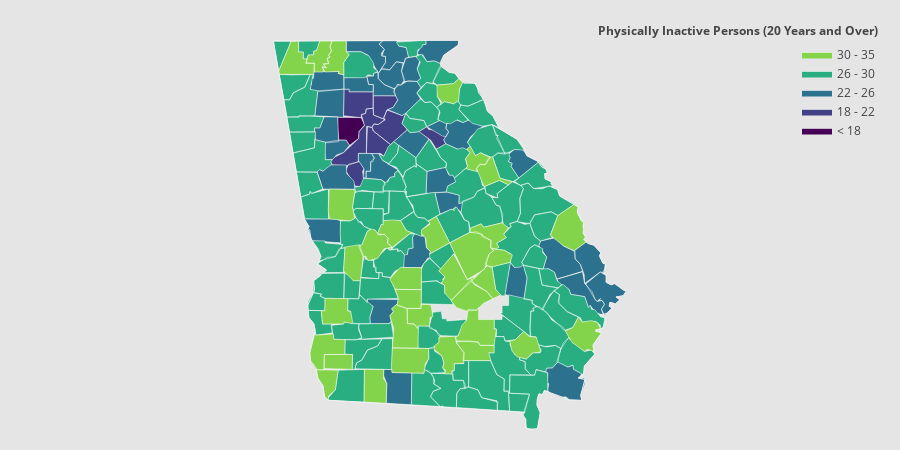

Notebook cell for this chart:
### Markdown cell above
It's unclear so far why county regions for Ben Hill and Jeff Davis are empty. Is there an error in the downloaded dataset from plotly? There is data for them...

### Code cell
make_plot(fips, values, num_bins, title)

### Figure 1 — Plotly figure (JSON) as saved in the notebook; plotly's stock layout.template omitted (floating-point values rounded to 4 significant figures; data arrays with more than 128 entries replaced by an {"elided": "..."} marker saying what was removed)
{"data": [{"fill": "toself", "fillcolor": "rgb(68, 1, 84)", "hoverinfo": "none", "line": {"color": "rgb(255,255,255)", "width": 0.5}, "mode": "lines", "name": "< 18", "type": "scatter", "x": [-84.74, -84.74, -84.42, -84.37, -84.45, -84.46, -84.58, -84.62, -84.72, -84.74, null], "y": [33.96, 34.08, 34.07, 33.99, 33.91, 33.83, 33.74, 33.8, 33.81, 33.96, null]}, {"fill": "toself", "fillcolor": "rgb(66, 64, 134)", "hoverinfo": "none", "line": {"color": "rgb(255,255,255)", "width": 0.5}, "mode": "lines", "name": "18 - 22", "type": "scatter", "x": [-84.66, -84.65, -84.58, -84.58, -84.26, -84.26, -84.35, -84.36, -84.42, -84.42, -84.66, null, -84.35, -84.34, -84.27, -84.26, -84.02, -84.12, -84.15, -84.35, -84.35, null, -84.63, -84.59, -84.44, -84.38, -84.4, -84.38, -84.43, -84.5, -84.63, null, -84.26, -84.26, -83.96, -83.93, -83.99, -84.08, -84.12, -84.1, -84.25, -84.26, null, -84.85, -84.82, -84.83, -84.8, -84.66, -84.46, -84.45, -84.38, -84.42, -84.36, -84.35, -84.26, -84.25, -84.1, -84.19, -84.25, -84.28, -84.35, -84.35, -84.46, -84.46, -84.61, -84.85, null, -84.28, -84.25, -84.19, -84.1, -84.12, -84.07, -83.87, -83.82, -83.87, -83.8, -84.02, -84.26, -84.28, null, -83.65, -83.54, -83.51, -83.42, -83.28, -83.31, -83.28, -83.41, -83.48, -83.65, null], "y": [34.1, 34.41, 34.41, 34.38, 34.38, 34.19, 34.18, 34.12, 34.11, 34.07, 34.1, null, 33.68, 33.97, 33.96, 33.91, 33.75, 33.61, 33.65, 33.65, 33.68, null, 33.44, 33.52, 33.55, 33.46, 33.44, 33.32, 33.26, 33.26, 33.44, null, 34.21, 34.34, 34.33, 34.29, 34.2, 34.16, 34.07, 34.05, 34.1, 34.21, null, 33.51, 33.52, 33.55, 33.6, 33.66, 33.83, 33.91, 33.98, 34.11, 34.12, 34.18, 34.19, 34.1, 34.05, 33.99, 34.0, 33.96, 33.97, 33.65, 33.65, 33.55, 33.5, 33.51, null, 33.96, 34.0, 33.99, 34.05, 34.07, 34.16, 34.1, 34.13, 34.0, 33.93, 33.75, 33.91, 33.96, null, 33.91, 33.97, 33.93, 33.93, 33.85, 33.81, 33.76, 33.7, 33.8, 33.91, null]}, {"fill": "toself", "fillcolor": "rgb(44, 114, 142)", "hoverinfo": "none", "line": {"color": "rgb(255,255,255)", "width": 0.5}, "mode": "lines", "name": "22 - 26", "type": "scatter", "x": {"elided": "422 float values"}, "y": {"elided": "422 float values"}}, {"fill": "toself", "fillcolor": "rgb(40, 174, 128)", "hoverinfo": "none", "line": {"color": "rgb(255,255,255)", "width": 0.5}, "mode": "lines", "name": "26 - 30", "type": "scatter", "x": {"elided": "1052 float values"}, "y": {"elided": "1052 float values"}}, {"fill": "toself", "fillcolor": "rgb(132, 212, 75)", "hoverinfo": "none", "line": {"color": "rgb(255,255,255)", "width": 0.5}, "mode": "lines", "name": "30 - 35", "type": "scatter", "x": {"elided": "437 float values"}, "y": {"elided": "437 float values"}}, {"fill": "toself", "fillcolor": "rgb(253, 231, 37)", "hoverinfo": "none", "line": {"color": "rgb(255,255,255)", "width": 0.5}, "mode": "lines", "name": "> 35", "type": "scatter", "x": [], "y": []}, {"hoverinfo": "text", "legendgroup": "centroids", "marker": {"color": "white", "opacity": 0}, "mode": "markers", "name": "US Counties", "selected": {"marker": {"color": "white", "opacity": 1, "size": 3}}, "showlegend": false, "text": {"elided": "157 str values"}, "type": "scatter", "unselected": {"marker": {"opacity": 0}}, "x": {"elided": "157 float values"}, "y": {"elided": "157 float values"}}, {"hoverinfo": "text", "legendgroup": "States", "line": {"color": "rgb(240, 240, 240)", "width": 1}, "mode": "lines", "showlegend": false, "type": "scatter", "x": [-81.28, -81.28, -81.27, -81.27, -81.28, null, -85.61, -83.1, -83.11, -83.31, -83.35, -83.34, -83.23, -83.16, -83.03, -82.9, -82.86, -82.84, -82.75, -82.72, -82.64, -82.56, -82.32, -82.25, -82.19, -82.05, -81.99, -81.93, -81.91, -81.94, -81.94, -81.85, -81.86, -81.83, -81.85, -81.77, -81.74, -81.49, -81.5, -81.42, -81.43, -81.39, -81.42, -81.37, -81.28, -81.19, -81.21, -81.16, -81.13, -81.12, -81.16, -81.12, -81.12, -81.05, -81.0, -80.88, -80.84, -80.88, -80.98, -80.93, -80.99, -81.07, -81.08, -81.04, -81.1, -81.2, -81.13, -81.13, -81.17, -81.26, -81.18, -81.29, -81.27, -81.41, -81.42, -81.49, -81.4, -81.46, -81.44, -81.61, -81.95, -81.97, -82.02, -82.04, -82.05, -82.01, -82.04, -82.16, -82.2, -82.2, -82.24, -82.21, -84.86, -84.91, -84.94, -85.01, -85.03, -85.11, -85.11, -85.04, -85.06, -85.13, -85.14, -85.05, -85.06, -84.89, -85.01, -84.96, -85.11, -85.11, -85.14, -85.12, -85.18, -85.61, null, null], "y": [31.31, 31.31, 31.31, 31.3, 31.31, null, 34.98, 35.0, 34.93, 34.81, 34.73, 34.68, 34.61, 34.6, 34.48, 34.49, 34.46, 34.37, 34.27, 34.15, 34.09, 33.95, 33.82, 33.75, 33.62, 33.56, 33.49, 33.46, 33.41, 33.41, 33.34, 33.31, 33.29, 33.26, 33.25, 33.22, 33.14, 33.01, 32.94, 32.82, 32.7, 32.65, 32.63, 32.58, 32.56, 32.46, 32.42, 32.34, 32.34, 32.29, 32.24, 32.19, 32.12, 32.09, 32.1, 32.02, 32.02, 31.96, 31.94, 31.91, 31.86, 31.88, 31.83, 31.81, 31.75, 31.72, 31.7, 31.63, 31.56, 31.55, 31.52, 31.37, 31.26, 31.12, 31.02, 30.98, 30.96, 30.77, 30.71, 30.72, 30.83, 30.78, 30.79, 30.73, 30.66, 30.56, 30.38, 30.36, 30.4, 30.49, 30.54, 30.57, 30.71, 30.75, 30.88, 30.97, 31.1, 31.19, 31.28, 31.54, 31.62, 31.69, 31.84, 32.02, 32.13, 32.26, 32.33, 32.42, 32.64, 32.74, 32.76, 32.77, 32.86, 34.98, null, null]}], "layout": {"annotations": [{"showarrow": false, "text": "<b>Physically Inactive Persons (20 Years and Over)</b>", "x": 1, "xanchor": "right", "xref": "paper", "y": 1.05, "yref": "paper"}], "dragmode": "select", "height": 450, "hovermode": "closest", "legend": {"traceorder": "reversed", "x": 1, "xanchor": "right", "y": 1, "yanchor": "top"}, "margin": {"b": 20, "l": 20, "r": 20, "t": 40}, "paper_bgcolor": "rgb(229,229,229)", "plot_bgcolor": "rgb(229,229,229)", "width": 900, "xaxis": {"autorange": false, "fixedrange": true, "range": [-89.02, -77.42], "showgrid": false, "showticklabels": false, "type": "linear", "zeroline": false}, "yaxis": {"autorange": false, "fixedrange": true, "range": [30.36, 35.0], "showgrid": false, "showticklabels": false, "type": "linear", "zeroline": false}}}
